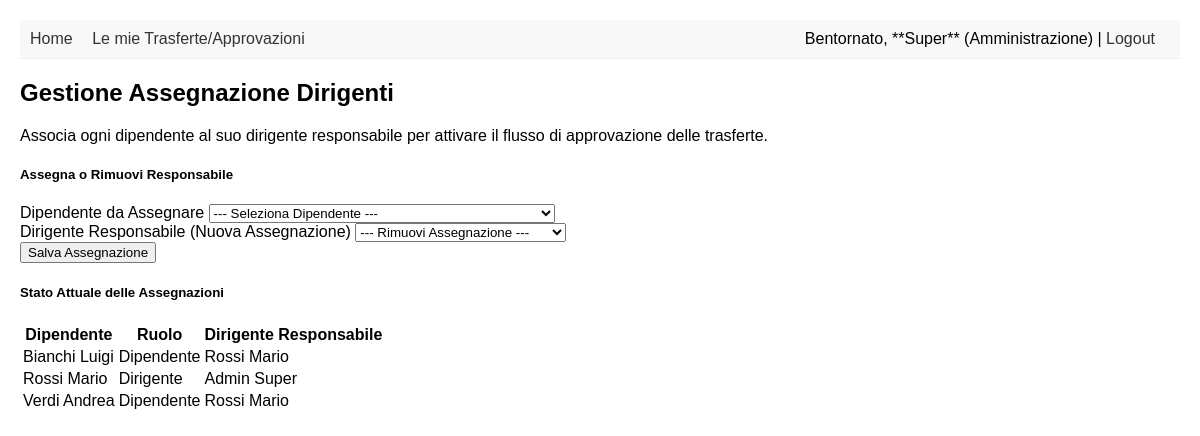
/associa_dirigente (signed in), run on the app's committed database.
### models.py (models this page shows, shortened)
class Dipendente(UserMixin, db.Model):
    __tablename__ = 'dipendente'
    id = db.Column(db.Integer, primary_key=True)
    nome = db.Column(db.String(100), nullable=False)
    cognome = db.Column(db.String(100), nullable=False)
    email = db.Column(db.String(120), unique=True, nullable=False)
    password_hash = db.Column(db.String(128), nullable=False)
    ruolo = db.Column(db.String(50), nullable=False, default='Dipendente') # Dipendente, Dirigente, Amministrazione
    id_dirigente = db.Column(db.Integer, db.ForeignKey('dipendente.id'), nullable=True)
    dirigente_responsabile = db.relationship(
        'Dipendente',
        remote_side=[id],
        back_populates='sottoposti',
        foreign_keys=[id_dirigente]
    )
    sottoposti = db.relationship(
        'Dipendente',
        back_populates='dirigente_responsabile',
        lazy='dynamic',
        foreign_keys=[id_dirigente]
    )
    trasferte_richieste = db.relationship(
        'Trasferta',
        back_populates='richiedente',
        foreign_keys='Trasferta.id_dipendente', # Specificare la foreign key qui aiuta a prevenire conflitti
        lazy=True
    )
    trasferte_approvate = db.relationship(
        'Trasferta',
        back_populates='approvatore_pre',
        foreign_keys='Trasferta.id_approvatore_pre',
        lazy='dynamic'
    )
    spese_approvate = db.relationship(
        'Trasferta',
        back_populates='approvatore_post', # Deve corrispondere a Trasferta.approvatore_post
        foreign_keys='Trasferta.id_approvatore_post', # Deve corrispondere a Trasferta.id_approvatore_post
        lazy='dynamic'
    )
    deleghe_date = db.relationship(
        'Delega',
        foreign_keys='Delega.id_delegante',
        back_populates='delegante',
        lazy='dynamic'
    )
    deleghe_ricevute = db.relationship(
        'Delega',
        foreign_keys='Delega.id_delegato',
        back_populates='delegato',
        lazy='dynamic'
    )

### app.py (the view, shortened to what this page needs)
@app.route('/associa_dirigente', methods=['GET', 'POST'])
@login_required
def associa_dirigente():
    if current_user.ruolo != 'Amministrazione':
        flash('Accesso negato: solo Amministrazione può gestire le associazioni.', 'danger')
        return redirect(url_for('dashboard'))
    dipendenti = Dipendente.query.options(db.joinedload(Dipendente.dirigente_responsabile)).filter(
        Dipendente.ruolo != 'Amministrazione'
    ).order_by(Dipendente.cognome).all()
    dirigenti = Dipendente.query.filter(
        Dipendente.ruolo.in_(['Dirigente', 'Amministrazione'])
    ).order_by(Dipendente.cognome).all()
    return render_template('associa_dirigente.html',
                            dipendenti=dipendenti,
                            dirigenti=dirigenti)

### app.py (called while the page is built)
@login_manager.user_loader
def load_user(user_id):
    return Dipendente.query.options(
        joinedload(Dipendente.dirigente_responsabile)
    ).get(int(user_id))

### templates/associa_dirigente.html (shortened to what this page needs)
{% extends "base.html" %}
{% block content %}
<div class="container mt-4">
    <h2>Gestione Assegnazione Dirigenti</h2>
    <p class="text-muted">Associa ogni dipendente al suo dirigente responsabile per attivare il flusso di approvazione delle trasferte.</p>
    <div class="row">
        <div class="col-md-4">
            <div class="card shadow mb-4">
                <div class="card-header bg-primary text-white">
                    <h5 class="mb-0">Assegna o Rimuovi Responsabile</h5>
                </div>
                <div class="card-body">
                    <form method="POST" action="{{ url_for('associa_dirigente') }}">
                        <div class="mb-3">
                            <label for="dipendente_id" class="form-label">Dipendente da Assegnare</label>
                            <select name="dipendente_id" id="dipendente_id" class="form-select" required>
                                <option value="">--- Seleziona Dipendente ---</option>
                            </select>
                        </div>
                        <div class="mb-3">
                            <label for="dirigente_id" class="form-label">Dirigente Responsabile (Nuova Assegnazione)</label>
                            <select name="dirigente_id" id="dirigente_id" class="form-select" required>
                                <option value="0">--- Rimuovi Assegnazione ---</option>
                            </select>
                        </div>
                        <button type="submit" class="btn btn-primary w-100">Salva Assegnazione</button>
                    </form>
                </div>
            </div>
        </div>
        <div class="col-md-8">
            <div class="card shadow">
                <div class="card-header bg-secondary text-white">
                    <h5 class="mb-0">Stato Attuale delle Assegnazioni</h5>
                </div>
                <div class="card-body">
                    <table class="table table-striped table-sm">
                        <thead>
                            <tr>
                                <th>Dipendente</th>
                                <th>Ruolo</th>
                                <th>Dirigente Responsabile</th>
                            </tr>
                        </thead>
                        <tbody>
                            {% for d in dipendenti %}
                            <tr>
                                <td>{{ d.cognome }} {{ d.nome }}</td>
                                <td><span class="badge bg-{{ 'danger' if d.ruolo == 'Dirigente' else 'info' }}">{{ d.ruolo }}</span></td>
                                <td>
                                    {% if d.dirigente_responsabile %}
                                        <span class="text-success fw-bold">{{ d.dirigente_responsabile.cognome }} {{ d.dirigente_responsabile.nome }}</span>
                                    {% else %}
                                        <span class="text-danger">NON ASSEGNATO</span>
                                    {% endif %}
                                </td>
                            </tr>
                            {% endfor %}
                        </tbody>
                    </table>
                </div>
            </div>
        </div>
    </div>
</div>
{% endblock %}

### templates/base.html (shortened to what this page needs)
<!DOCTYPE html>
<html lang="it">
<head>
</head>
<body>
    <div class="navbar">
        <a href="{{ url_for('index') }}">Home</a>
        {% if current_user.is_authenticated %}
            <a href="{{ url_for('mie_trasferte') }}">Le mie Trasferte/Approvazioni</a>
            <span style="float: right;">
                Bentornato, **{{ current_user.nome }}** ({{ current_user.ruolo }}) |
                <a href="{{ url_for('logout') }}">Logout</a>
            </span>
        {% else %}
            <a href="{{ url_for('login') }}">Login</a>
            <a href="{{ url_for('register') }}">Registrati</a>
        {% endif %}
    </div>
    <div class="content">
        {% block content %}{% endblock %}
    </div>
</body>
</html>

### templates/base.html (style rules this page uses)
body { font-family: Arial, sans-serif; margin: 20px; }
.navbar { background-color: #f8f8f8; padding: 10px; border-bottom: 1px solid #eee; margin-bottom: 20px; }
.navbar a { margin-right: 15px; text-decoration: none; color: #333; }

### data on the page
Dipendente: nome "Super", ruolo "Amministrazione"
Dipendente: cognome "Bianchi", nome "Luigi", ruolo "Dipendente", dirigente_responsabile.cognome "Rossi", dirigente_responsabile.nome "Mario"
Dipendente: cognome "Rossi", nome "Mario", ruolo "Dirigente", dirigente_responsabile.cognome "Admin", dirigente_responsabile.nome "Super"
Dipendente: cognome "Verdi", nome "Andrea", ruolo "Dipendente", dirigente_responsabile.cognome "Rossi", dirigente_responsabile.nome "Mario"
